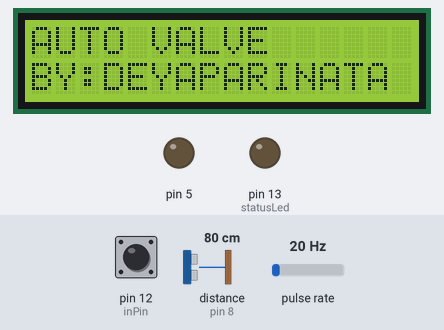
Bench run of a sketch on a simulated Arduino Uno, built with avr-gcc and run on an emulated ATmega328P. On the bench: 16×2 character LCD, output pins drawn as LEDs (lit = HIGH). Wiring (inferred from the names in the program): ultrasonic range finder: trigger pin 9; echo pin 8; pulse sensor: data pin 2. Inputs (shaded band) come from the test bench; at power-on: distance to the obstacle (sensor on pin 8) 80 cm, pulse rate 20 Hz, pin 12 (inPin) HIGH. The echo pulse lasts 58.3 µs per cm; pins used as bus, display or sensor lines are not drawn; what the sketch prints to the serial monitor is not drawn.

Above: at 3.2 s.
At 10.3 s:
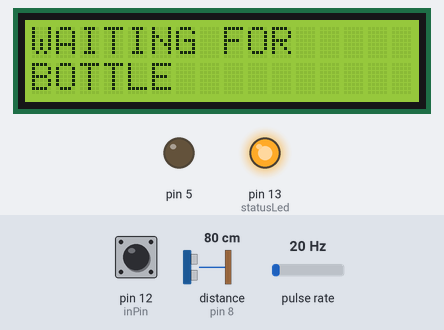
10.4 s: distance to the obstacle (sensor on pin 8) set to 12 cm
11.9 s: distance to the obstacle (sensor on pin 8) set to 9 cm
At 15.8 s:
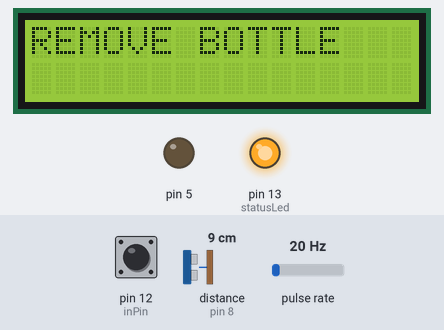
16.4 s: pulse rate (sensor on pin 2) set to 50 Hz
18.4 s: distance to the obstacle (sensor on pin 8) set to 35 cm
At 18.9 s:
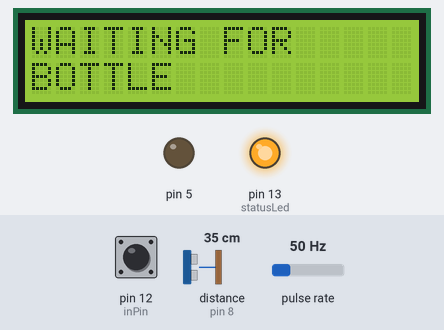
19.9 s: pin 12 (inPin) pulled LOW for 3.2 s
At 23.4 s:
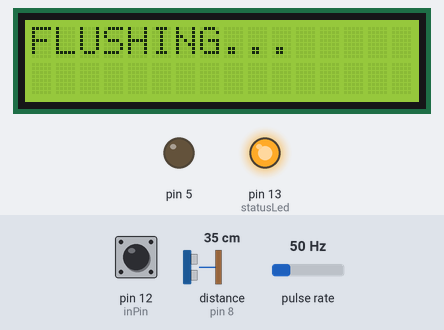
Timing chart, 0 to 23.4 s (numbered marks = the images above; inputs shaded):
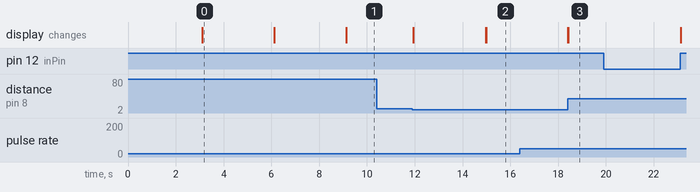

The sketch:

Solenoid_Valve_New_Test.ino
```cpp
#include <ezButton.h>
#include <Wire.h>
#include <LiquidCrystal_I2C.h>

LiquidCrystal_I2C lcd = LiquidCrystal_I2C(0x27, 16, 2);
ezButton button (12); // Flush Button
#define echoPin 8 //ultrasonic echo pin
#define trigPin 9 //ultrasonic trigger pin

long duration, cm; //Ultrasonic duration variable
int distance; //distance variable
int inPin = 12; // pin Flush Button
int buttonVal = 0; // flush button value

int state=1;

/////////////////////PARAMETER FLOW METER///////////////////////
byte statusLed    = 13;
byte sensorInterrupt = 0;  // 0 = digital pin 2 for interrupt on UNO
byte sensorPin       = 2;

// The hall-effect flow sensor outputs approximately 4.5 pulses per second per
// litre/minute of flow.
float calibrationFactor = 4.5;   //Flow characteristic: F=11*L/min

volatile byte pulseCount;

float flowRate;
unsigned int flowMilliLitres;
unsigned long totalMilliLitres;

unsigned long oldTime;

//////////////////////////////////////////////////////////////

void setup() {
    // INIT LCD
  lcd.init();
  lcd.backlight();
  lcd.clear();
  Wire.setClock(10000); //set lower scan speed

  // Initiate Ultra Sonic
  pinMode(trigPin, OUTPUT);
  pinMode(echoPin, INPUT);
  Serial.begin(38400);

  // INIT RELAY
  pinMode (5, OUTPUT);

  //INIT FLUSH BUTTON
  pinMode(inPin, INPUT);

  lcd.print("LOADING...");
  delay (3000);
  lcd.setCursor (0,0);
  lcd.print("AUTO VALVE");
  lcd.setCursor (0,1);
  lcd.print("BY:DEYAPARINATA");
  delay(3000);
  lcd.clear();

  lcd.setCursor (0,0);
  lcd.print("NRP:");
  lcd.setCursor (0,1);
  lcd.print("143020360");
  delay(3000);
  lcd.clear();


  //INIT FLOW METER
   pinMode (8, OUTPUT);
   digitalWrite(8,LOW);
   Serial.println ("Low");

  // Initialize a serial connection for reporting values to the host
   Serial.begin(38400);

  // Set up the status LED line as an output
   pinMode(statusLed, OUTPUT);
   digitalWrite(statusLed, HIGH);  // We have an active-low LED attached

   pinMode(sensorPin, INPUT);
   digitalWrite(sensorPin, HIGH);

  pulseCount        = 0;
  flowRate          = 0.0;
  flowMilliLitres   = 0;
  totalMilliLitres  = 0;
  oldTime           = 0;

  attachInterrupt(sensorInterrupt, pulseCounter, FALLING);

}

void pulseCounter()
{
  // Increment the pulse counter
  pulseCount++;
}

void ultraSonic()
{
  digitalWrite(trigPin, LOW);
  delayMicroseconds(5);
  digitalWrite(trigPin, HIGH);
  delayMicroseconds(10);
  digitalWrite(trigPin, LOW);
  pinMode(echoPin, INPUT);
  duration = pulseIn(echoPin, HIGH);
  cm = (duration/2) / 29.1;
  Serial.println(cm);
  lcd.setCursor(0,0);
}


void flowMeter()
{
  ///////////////////////////////////////FLOWMETER/////////////////////////////////
    if((millis() - oldTime) > 1000)    // Only process counters once per second
  {
      detachInterrupt(sensorInterrupt);

      flowRate = ((1000.0 / (millis() - oldTime)) * pulseCount) / calibrationFactor;

      oldTime = millis();

     flowMilliLitres = (flowRate / 60) * 1000;

     // Add the millilitres passed in this second to the cumulative total
     totalMilliLitres += flowMilliLitres;

      unsigned int frac;

      // Print the flow rate for this second in litres / minute
      Serial.print("Flow rate: ");
      Serial.print(int(flowRate));
      Serial.print(".");             // Print the decimal point
      // Determine the fractional part. The 10 multiplier gives us 1 decimal place.
      frac = (flowRate - int(flowRate)) * 10;
      Serial.print(frac, DEC) ;      // Print the fractional part of the variable
      Serial.print("L/min");
      // Print the number of litres flowed in this second
      Serial.print("  Current Liquid Flowing: ");
      Serial.print(flowMilliLitres);
      Serial.print("mL/Sec");

      // Print the cumulative total of litres flowed since starting
      Serial.print("  Output Liquid Quantity: ");
      Serial.print(totalMilliLitres);
      Serial.println("mL");

      // Reset the pulse counter so we can start incrementing again
      pulseCount = 0;

      // Enable the interrupt again now that we've finished sending output
      attachInterrupt(sensorInterrupt, pulseCounter, FALLING);
  }

}

void loop() {


  switch (state){
    case 1:
    Serial.println("State 1");
    lcd.setCursor (0,0);
    lcd.print("WAITING FOR");
    lcd.setCursor (0,1);
    lcd.print("BOTTLE");

    button.loop(); //EZButton Library       //
    if (button.isReleased()){               //
      state=7;                              //
    }                                       //

    ultraSonic();
      if (cm<10){
      //totalMilliLitres=0;
      state=2;


    }
    break;

    case 2:
    Serial.println("State 2");
    digitalWrite(8,HIGH);
    lcd.clear();
    lcd.print("FILLING...");
    state=3;

    break;

    case 3:
    Serial.println("State 3");

    if (totalMilliLitres > 200){
        state=4;
      } else{
          flowMeter();
      }

    break;

    case 4:
    Serial.println("State 4");
    lcd.clear();
    digitalWrite(8,LOW);
    state=5;
    break;

    case 5:
    Serial.println("State 5");
    ultraSonic();
      if (cm > 30){
      totalMilliLitres=0;
      state=6;
      }else{
        lcd.print("REMOVE BOTTLE");

      }

    break;

    case 6:
    Serial.println("State 6");
    lcd.clear();
    state=1;
    break;

    case 7:
    Serial.println("State 7");
    lcd.clear();
    lcd.print("FLUSHING...");

    if(flowMilliLitres > 3){
      state = 8;
    }else{
    flowMeter();
    digitalWrite(8,HIGH);
    }
    break;

    case 8:
    Serial.println("State 8");
    if(flowMilliLitres < 1){
      digitalWrite(8,LOW);
      state=1;
    }else{
    flowMeter();
    }
  }
  delay(1);

}
```

Measured:
- the behaviour switches between 11 and 10 cm on distance to the obstacle (sensor on pin 8) (found by bisection; images 1 and 2)
- after the input at 11.9 s, the display: first changes at once (image 2 shows a later state)
- after the input at 18.4 s, the display: first changes at once (image 3 shows a later state)
- what the display in image 0 shows lasts 3.0 s, from 3.1 s to 6.1 s
